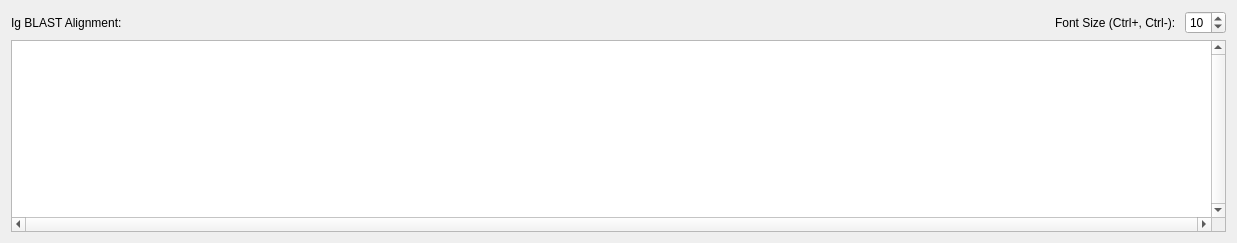
      <widget class="QWidget" name="tabAlignment">
       <attribute name="title">
        <string>Alignment</string>
       </attribute>
       <layout class="QGridLayout" name="gridLayout_16">
        <item row="0" column="0">
         <widget class="QLabel" name="lblAlignment">
          <property name="minimumSize">
           <size>
            <width>500</width>
            <height>0</height>
           </size>
          </property>
          <property name="text">
           <string>Ig BLAST Alignment:</string>
          </property>
         </widget>
        </item>
        <item row="0" column="1">
         <spacer name="horizontalSpacer_5">
          <property name="orientation">
           <enum>Qt::Horizontal</enum>
          </property>
          <property name="sizeHint" stdset="0">
           <size>
            <width>532</width>
            <height>20</height>
           </size>
          </property>
         </spacer>
        </item>
        <item row="0" column="2">
         <widget class="QLabel" name="label_8">
          <property name="text">
           <string>Font Size (Ctrl+, Ctrl-): </string>
          </property>
         </widget>
        </item>
        <item row="0" column="3">
         <widget class="QSpinBox" name="spnAlignFont">
          <property name="cursor">
           <cursorShape>ArrowCursor</cursorShape>
          </property>
          <property name="minimum">
           <number>6</number>
          </property>
          <property name="maximum">
           <number>36</number>
          </property>
          <property name="value">
           <number>10</number>
          </property>
         </widget>
        </item>
        <item row="1" column="0" colspan="4">
         <widget class="QTextEdit" name="txtSeqAlignment">
          <property name="font">
           <font>
            <family>Courier New</family>
            <pointsize>10</pointsize>
           </font>
          </property>
          <property name="verticalScrollBarPolicy">
           <enum>Qt::ScrollBarAlwaysOn</enum>
          </property>
          <property name="horizontalScrollBarPolicy">
           <enum>Qt::ScrollBarAlwaysOn</enum>
          </property>
          <property name="sizeAdjustPolicy">
           <enum>QAbstractScrollArea::AdjustIgnored</enum>
          </property>
          <property name="lineWrapMode">
           <enum>QTextEdit::NoWrap</enum>
          </property>
         </widget>
        </item>
       </layout>
      </widget>
